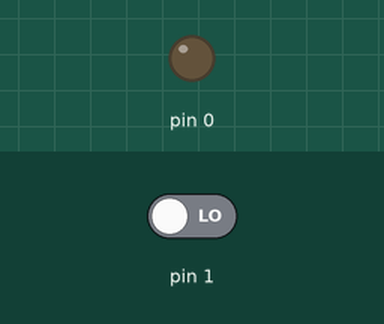
Recording of a sketch running on a simulated Arduino Uno, built with avr-gcc and run on an emulated ATmega328P. Shown: output pins drawn as LEDs (lit = HIGH). The inputs (shaded band) are chosen by the test bench; at power-on: pin 1 LOW.

Above: at 1.2 s.
1.3 s: pin 1 driven HIGH
At 2.1 s:
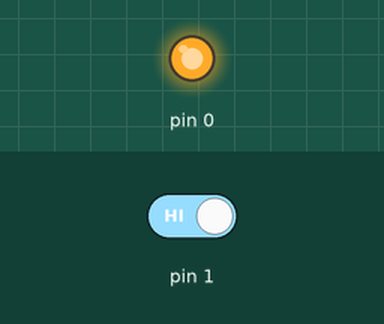
2.8 s: pin 1 driven LOW
At 3.3 s:
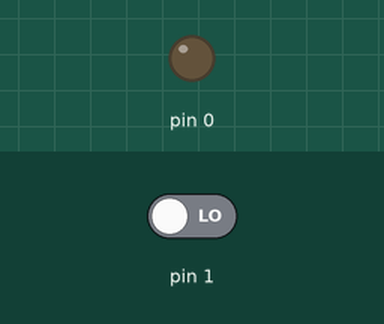
Timing chart, 0 to 5.8 s (numbered marks = the images above; inputs shaded):
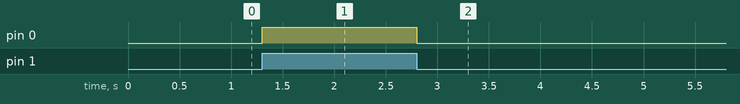

Measured:
- after the input at 1.3 s, pin 0: LOW → HIGH at once
- after the input at 2.8 s, pin 0: HIGH → LOW at once

The sketch:

blink_program_input.ino
```cpp
int buttonReading=0;
void setup() {

  pinMode(0, OUTPUT);
  pinMode(1, INPUT);
}

// the loop function runs over and over again forever
void loop() {
  buttonReading = digitalRead(1);
  if(buttonReading == HIGH){
    digitalWrite(0, HIGH);
  }
  else{
    digitalWrite(0, LOW);
  }

}
```
